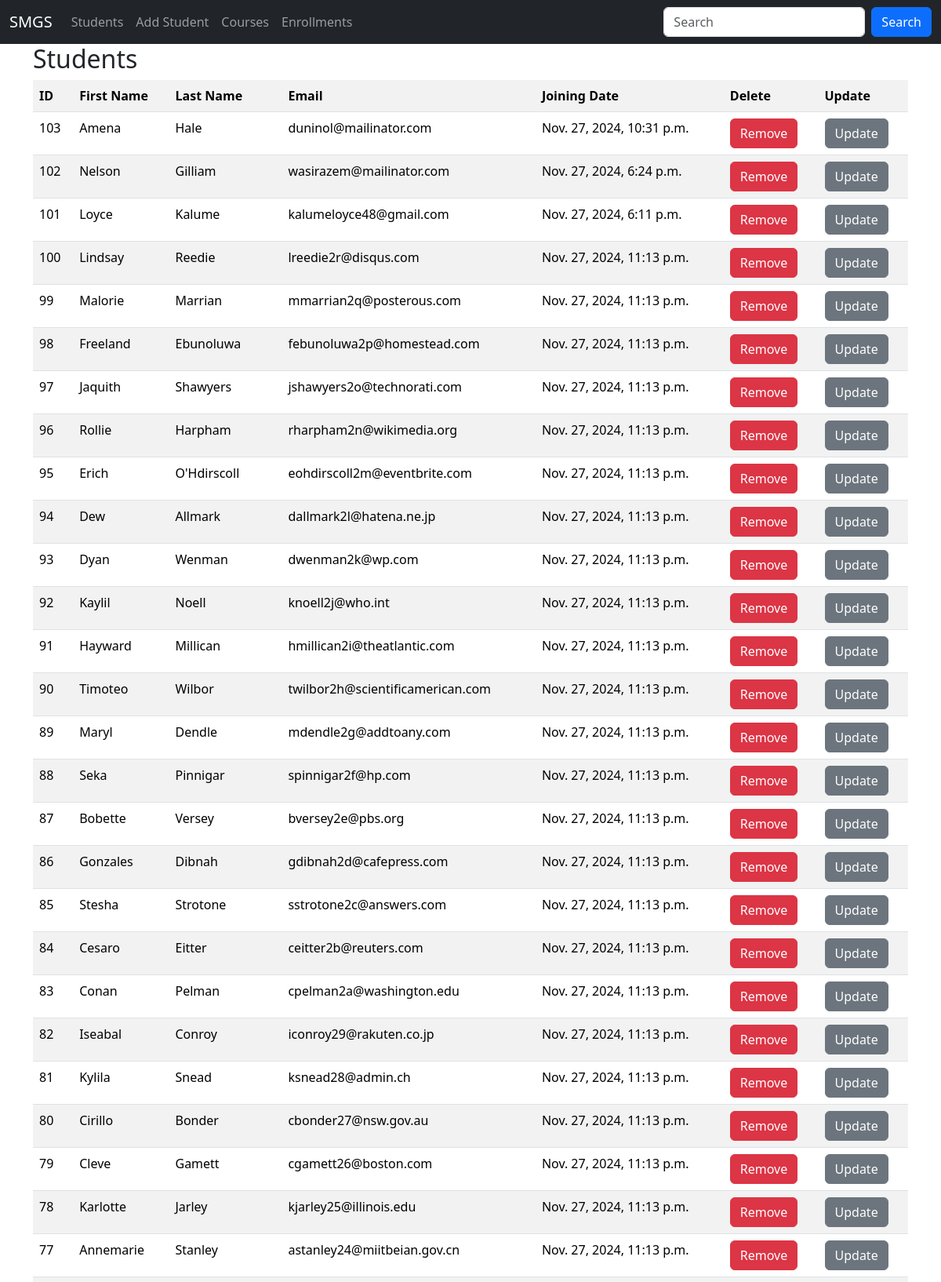
The page / (upper part) on the database its author committed.
### main/models.py (models this page shows, shortened)
class Student(models.Model):
    first_name = models.CharField(max_length=30)
    last_name = models.CharField(max_length=30)
    email = models.EmailField()
    dob = models.DateField()
    gender = models.CharField(max_length=10)
    created_at = models.DateTimeField(default=datetime.now)
    updated_at = models.DateTimeField(auto_now=True)
    class Meta:
        db_table = 'students'

### main/views.py (the view)
# urls.py: path('', views.students, name='students'),
def students(request):
    students = Student.objects.all().order_by('-id').values()  # select * from students
    return render(request, 'students.html', {"students": students})

### templates/students.html (shortened to what this page needs)
{% extends 'base.html' %}
{% block content %}
    <div class="container">
        <h2>Students</h2>
        <table class="table table-striped">
            <tr>
                <th>ID</th>
                <th>First Name</th>
                <th>Last Name</th>
                <th>Email</th>
                <th>Joining Date</th>
                <th>Delete</th>
                <th>Update</th>
            </tr>
            {% for student in students %}
                <tr>
                    <td>{{ student.id }}</td>
                    <td>{{ student.first_name }}</td>
                    <td>{{ student.last_name }}</td>
                    <td>{{ student.email }}</td>
                    <td>{{ student.created_at}}</td>
                    <td>
                        <a class="btn btn-danger" href="{% url 'delete_student' student.id %}">Remove</a>
                    </td>
                      <td>
                        <a class="btn btn-secondary" href="{% url 'update_student' student.id %}">Update</a>
                    </td>
                </tr>
            {% empty %}
            	<p>No students in the db</p>
            {% endfor %}
        </table>
    </div>
{% endblock %}

### rows shown on the page
Student: id "103", first_name "Amena", last_name "Hale", email "duninol@mailinator.com", created_at "Nov. 27, 2024, 10:31 p.m."
Student: id "102", first_name "Nelson", last_name "Gilliam", email "wasirazem@mailinator.com", created_at "Nov. 27, 2024, 6:24 p.m."
Student: id "101", first_name "Loyce", last_name "Kalume", email "kalumeloyce48@gmail.com", created_at "Nov. 27, 2024, 6:11 p.m."
Student: id "100", first_name "Lindsay", last_name "Reedie", email "lreedie2r@disqus.com", created_at "Nov. 27, 2024, 11:13 p.m."
Student: id "99", first_name "Malorie", last_name "Marrian", email "mmarrian2q@posterous.com", created_at "Nov. 27, 2024, 11:13 p.m."
Student: id "98", first_name "Freeland", last_name "Ebunoluwa", email "febunoluwa2p@homestead.com", created_at "Nov. 27, 2024, 11:13 p.m."
Student: id "97", first_name "Jaquith", last_name "Shawyers", email "jshawyers2o@technorati.com", created_at "Nov. 27, 2024, 11:13 p.m."
Student: id "96", first_name "Rollie", last_name "Harpham", email "rharpham2n@wikimedia.org", created_at "Nov. 27, 2024, 11:13 p.m."
Student: id "95", first_name "Erich", last_name "O'Hdirscoll", email "eohdirscoll2m@eventbrite.com", created_at "Nov. 27, 2024, 11:13 p.m."
Student: id "94", first_name "Dew", last_name "Allmark", email "dallmark2l@hatena.ne.jp", created_at "Nov. 27, 2024, 11:13 p.m."
Student: id "93", first_name "Dyan", last_name "Wenman", email "dwenman2k@wp.com", created_at "Nov. 27, 2024, 11:13 p.m."
Student: id "92", first_name "Kaylil", last_name "Noell", email "knoell2j@who.int", created_at "Nov. 27, 2024, 11:13 p.m."
Student: id "91", first_name "Hayward", last_name "Millican", email "hmillican2i@theatlantic.com", created_at "Nov. 27, 2024, 11:13 p.m."
Student: id "90", first_name "Timoteo", last_name "Wilbor", email "twilbor2h@scientificamerican.com", created_at "Nov. 27, 2024, 11:13 p.m."
Student: id "89", first_name "Maryl", last_name "Dendle", email "mdendle2g@addtoany.com", created_at "Nov. 27, 2024, 11:13 p.m."
Student: id "88", first_name "Seka", last_name "Pinnigar", email "spinnigar2f@hp.com", created_at "Nov. 27, 2024, 11:13 p.m."
Student: id "87", first_name "Bobette", last_name "Versey", email "bversey2e@pbs.org", created_at "Nov. 27, 2024, 11:13 p.m."
Student: id "86", first_name "Gonzales", last_name "Dibnah", email "gdibnah2d@cafepress.com", created_at "Nov. 27, 2024, 11:13 p.m."
Student: id "85", first_name "Stesha", last_name "Strotone", email "sstrotone2c@answers.com", created_at "Nov. 27, 2024, 11:13 p.m."
Student: id "84", first_name "Cesaro", last_name "Eitter", email "ceitter2b@reuters.com", created_at "Nov. 27, 2024, 11:13 p.m."
Student: id "83", first_name "Conan", last_name "Pelman", email "cpelman2a@washington.edu", created_at "Nov. 27, 2024, 11:13 p.m."
Student: id "82", first_name "Iseabal", last_name "Conroy", email "iconroy29@rakuten.co.jp", created_at "Nov. 27, 2024, 11:13 p.m."
Student: id "81", first_name "Kylila", last_name "Snead", email "ksnead28@admin.ch", created_at "Nov. 27, 2024, 11:13 p.m."
Student: id "80", first_name "Cirillo", last_name "Bonder", email "cbonder27@nsw.gov.au", created_at "Nov. 27, 2024, 11:13 p.m."
Student: id "79", first_name "Cleve", last_name "Gamett", email "cgamett26@boston.com", created_at "Nov. 27, 2024, 11:13 p.m."
Student: id "78", first_name "Karlotte", last_name "Jarley", email "kjarley25@illinois.edu", created_at "Nov. 27, 2024, 11:13 p.m."
Student: id "77", first_name "Annemarie", last_name "Stanley", email "astanley24@miitbeian.gov.cn", created_at "Nov. 27, 2024, 11:13 p.m."
